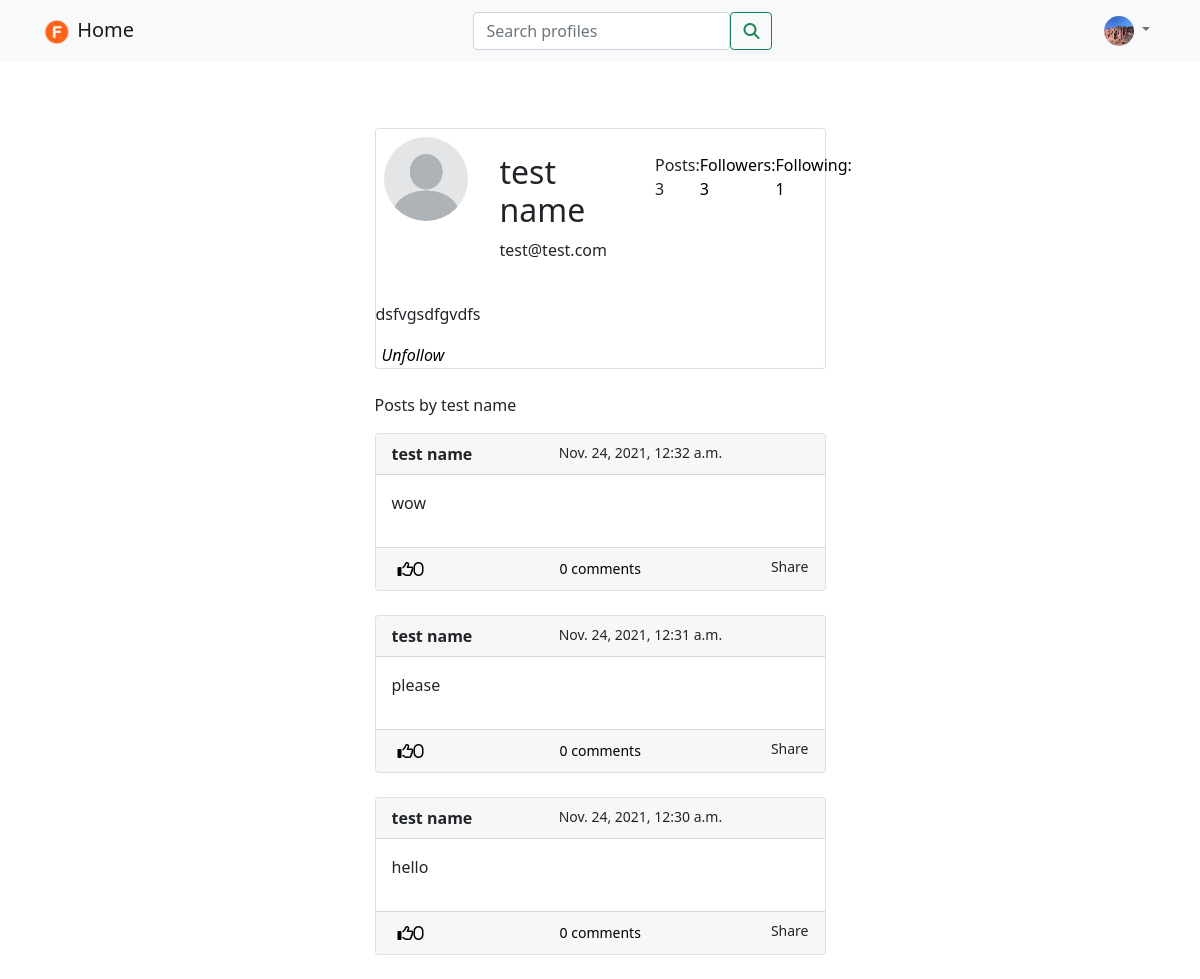
Page /profile/2/view (signed in) on the committed database.
### main/models.py (models this page shows, shortened)
class UserProfile(models.Model):
    user = models.OneToOneField(User, related_name='profile', on_delete=models.CASCADE)
    name =models.CharField(max_length=100, blank=True, null=True)
    image = models.ImageField(upload_to='media/uploads/profile_pictures', default='media/uploads/profile_pictures/default_profile_picture.jpeg', blank=True)
    bio = models.TextField(blank=True, null=True)
    birthday = models.DateField(blank=True, null=True)
    followers = models.ManyToManyField(User, blank=True, related_name='followers')
    following = models.ManyToManyField(User, blank=True, related_name='following')

class Post(models.Model):
    body = models.TextField()
    title = models.CharField(max_length=30)
    author = models.ForeignKey(User, related_name='posts', on_delete=models.CASCADE)
    created_on = models.DateTimeField(default=timezone.now)
    likes = models.ManyToManyField(User, blank=True, related_name='post_likes')

### main/views.py (the view)
# urls.py: path('profile/<int:pk>/view', ProfileView.as_view(), name='profile_view'),
class ProfileView(LoginRequiredMixin, View):
    def get(self, request, pk, *args, **kwargs):
        profile = UserProfile.objects.get(pk=pk)
        user = profile.user
        posts = Post.objects.filter(author=user).order_by('-created_on')
        if profile.followers.all().filter(id=request.user.id).exists() == False:
            is_following = False
        else:
            is_following = True
        context = {
            'user' : user,
            'profile' : profile,
            'posts' : posts,
            'is_following' : is_following
        }
        return render(request, 'main/profile.html', context)

### main/templates/main/profile.html (shortened to what this page needs)
{%extends 'main/base_main.html'%}
{%load crispy_forms_tags%}
{%block content%}
<div class="container mt-5">
<br></br>
    <div class="row justify-content-center">
        <div class="col-lg-5 col-md-6 col-sm-12">
            <div class="card">
                <div class="d-flex justify-content-between">
                    <div class="d-flex">
                        <img class="rounded-circle p-2" width="100" height="100" src=" {{profile.image.url}} ">
                        <div class="media-body p-4">
                            <h2> {{profile.name}} </h2>
                            <p> {{user.email}} </p>
                        </div>
                    </div>
                    <div class="d-flex p-4">
                        <p>Posts: {{profile.user.posts.all.count}}</p>
                        <a class="text-decoration-none" style="color:black" href="{% url 'followers' profile.pk %}"> <p>Followers: {{profile.followers.all.count}}</p></a>
                        <a class="text-decoration-none" style="color:black" href="{% url 'following' profile.pk %}"><p>Following: {{profile.following.all.count}}</p></a>
                    </div>
                </div>
                {%if profile.bio%}
                <p>{{profile.bio}}</p>
                {%endif%}
                {%if request.user != user%}
                    <form method="POST" action="{% url 'follow' profile.pk %}">
                        <button style="background-color: transparent; border: none; box-shadow: none;" type="submit">
                        {%if is_following == False%}
                            <i>Follow</i></button>
                        {%else%}
                            <i>Unfollow</i>
                        {%endif%}
                    </form>
                {%endif%}
            </div>
            {%if user.posts.all.count == 0 %}
                {%if request.user == user%}
                <div class="mt-4 d-flex align-items-center justify-content-between">
                    <p class="lead">You don't have any posts!</p>
                    <p class="float-right">Make a post <a class="text-decoration-none" href="{% url 'post_creation' %}"> here</a></p>
                </div>
                {%else%}
                    <p class="mt-4">This user doesn't have any posts!</p>
                {%endif%}
            {%else%}
                {%if request.user == user%}
                <div class="mt-4 d-flex align-items-center justify-content-between">
                    <p class="lead">Your posts:</p>
                    <p class="float-right">Make another post <a class="text-decoration-none" href="{% url 'post_creation' %}"> here</a></p>
                </div>
                {%else%}
                    <p class="mt-4">Posts by {{profile.name}}</p>
                {%endif%}
            {%endif%}
            {% for post in posts %}
            <div class="card mb-4">
                    <div class="card-header">
                        <div class="d-flex justify-content-between">
                            <strong>{{post.author.profile.name}}</strong>
                            <small>{{post.created_on}}</small>
                        </div>
                    </div>
                    <div class="card-body position-relative">
                        <p class="card-text">{{post.body}}</p>
                    </div>
                    <div class=" d-flex card-footer justify-content-between">
                        <form method="POST" action="{% url 'post_like' post.pk %}">
                            <button style="background-color: transparent; border: none; box-shadow: none;" type="submit">
                            <i class="far fa-thumbs-up"><span>{{post.likes.all.count }}</span></i></button>
                        </form>
                        {%if post.comments.all.count == 1%}
                        <a class="text-decoration-none" style="color:black" href="{% url 'post_detail' post.pk %}"><small>{{post.comments.all.count}} comment</small></a>
                        {%else%}
                        <a class="text-decoration-none" style="color:black" href="{% url 'post_detail' post.pk %}"><small>{{post.comments.all.count}} comments</small></a>
                        {%endif%}
                         <small>Share</small>
                    </div>
                </div>
            {%endfor%}
        </div>
    </div>
</div>
{%endblock%}

### main/templates/main/base_main.html (shortened to what this page needs)
{% load static %}
<!doctype html>
<html lang="en">
  <head>
    <link href="https://cdn.jsdelivr.net/npm/bootstrap@5.0.1/dist/css/bootstrap.min.css" rel="stylesheet">
    <link rel="stylesheet" href="{% static 'CSS/style.css'%}">
  </head>
  <body>
        <nav class="navbar fixed-top navbar-expand navbar-light bg-light">
            <div class="container">
                <a href="{% url 'home' %}" class="navbar-brand">
                    <img src="{% static 'images/logo.png'%}" width="30" height="30">
                    Home
                </a>
                <form method="GET" action="{% url 'profile_search' %}" class="d-flex m-auto">
                    <input type="text" class="form-control" placeholder="Search profiles" name="query" value="{{request.GET.query}}">
                    <button type="submit" class="btn btn-outline-success"><i class="fas fa-search"></i></button>
                </form>
                <ul class="navbar-nav">
                    <li class="nav-item dropdown ">
                        <a href="#" class="nav-link dropdown-toggle" id="navbarDropdown" role="button" data-bs-toggle="dropdown" aria-expanded="false">
                            <img src="{{request.user.profile.image.url}}" class="rounded-circle" width="30" height="30">
                        </a>
                    </li>
                </ul>
            </div>
        </nav>
        {%block content%}
        {%endblock%}
  </body>
</html>

### rows in the picture
UserProfile: image (placeholder picture), name "test name", user.posts.all.count "3", followers.all.count "3", following.all.count "1", bio "dsfvgsdfgvdfs"
Post: author.profile.name "test name", created_on "Nov. 24, 2021, 12:32 a.m.", body "wow", likes.all.count "0", comments.all.count "0"
Post: author.profile.name "test name", created_on "Nov. 24, 2021, 12:31 a.m.", body "please", likes.all.count "0", comments.all.count "0"
Post: author.profile.name "test name", created_on "Nov. 24, 2021, 12:30 a.m.", body "hello", likes.all.count "0", comments.all.count "0"

### other values in the picture
{{ user.email }} "test@test.com"
